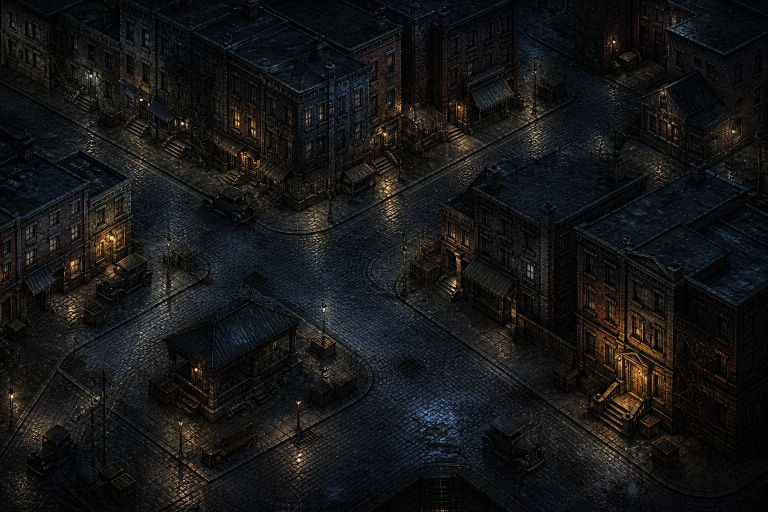
#> input picture ArtSource/Generated/CityDistrict/V2/SableRow/city_sable_row_block_v02.png, 1536 x 1024 px (shown at 1/2 size)
$ python -i build_city_unified_area_v02.py   (imports and definitions only)
#> lines starting #> are read from the running program, lines starting #| are printed output that depends on the picture
#> further down, picture is the input picture: PIL image 1536x1024 RGB; mean R, G, B 22.5, 22.8, 23
### ArtSource/Processing/ie_projection.py
"""Ground projection for RainShadow area art.

Two cameras are defined here, and exactly one is active.

`BGEE` is the target: the Baldur's Gate: EE / Infinity Engine orthographic
camera, which is what the runtime navigation layer already assumes
(`SearchMap.defaultCellSize` 16x12, `ActorLocomotionPacing.verticalProjectionScale`
0.75). Under it every ground line lands on a screen slope of +-0.75 (+-36.87
degrees), a circle on the ground is a 16:12 ellipse, and uprights stay vertical.

`LEGACY_V2` is what the pre-adoption plates were drawn to. Act I city grounds
and the V5 office suite are now on the BG:EE lock, so `ACTIVE` follows them.

Adoption is therefore a single edit *paired with new art*:

    ACTIVE = BGEE

plus re-fitting `office_room_plan` REAR/axis lengths to the new plate and
re-running the sequence in `Documentation/BGEEProjectionMasterRegen.md`.
`qa_ie_projection.py` enforces that the pipeline and `ACTIVE` agree.
"""

from __future__ import annotations

import math
from dataclasses import dataclass

import numpy as np
from PIL import Image, ImageDraw


@dataclass(frozen=True)
class GroundProjection:
    """A fixed orthographic ground camera plus the raster constants drawn to it.

    `ground_foreshorten` is screen-Y per world-Y on the ground plane; it is the
    tangent of the on-screen ground-axis angle and the sine of the camera
    elevation. Everything else either derives from it or is an authored raster
    size that must move with it.
    """

    name: str
    ground_foreshorten: float
    diamond: tuple[int, int]
    cell_rect: tuple[float, float]
    partition_cell_rect: tuple[float, float]
    ring_size: tuple[int, int]
    pip_size: tuple[int, int]
    # Screen-space shears used by the procedural graybox drawers. These were
    # hand-picked for the legacy camera and are not derived from it; under
    # BG:EE they become the real ground slope.
    graybox_skew: float
    fg_wall_skew: float
    # iso_box ground foreshortening as a fraction of width/depth.
    box_depth_frac: float

    @property
    def height_foreshorten(self) -> float:
        return math.sqrt(1.0 - self.ground_foreshorten**2)

    @property
    def elevation_deg(self) -> float:
        return math.degrees(math.asin(self.ground_foreshorten))

    @property
    def ground_axis_deg(self) -> float:
        return math.degrees(math.atan(self.ground_foreshorten))

    @property
    def ground_slope(self) -> float:
        return self.ground_foreshorten

    @property
    def half_step(self) -> tuple[float, float]:
        return (self.diamond[0] / 2.0, self.diamond[1] / 2.0)

    # [4 lines left out: function ellipse_ratio, not called in this run]


# The target. 128x96 spans exactly 8x8 SearchMap cells of 16x12, so the planner
# grid and the runtime grid finally share a ratio.
BGEE = GroundProjection(
    name="bgee",
    ground_foreshorten=0.75,
    diamond=(128, 96),
    cell_rect=(104.0, 78.0),
    # Not scaled with the taller diamond: the partition inset is owned by the
    # painted doorway's plan-b width, and widening it seals the waiting side.
    partition_cell_rect=(40.0, 20.0),
    ring_size=(128, 96),
    pip_size=(64, 48),
    graybox_skew=0.75,
    fg_wall_skew=0.75,
    box_depth_frac=0.375,
)

# What the pre-adoption plates were drawn to. Kept so a revert is one flip.
LEGACY_V2 = GroundProjection(
    name="legacy_v2",
    ground_foreshorten=0.5,
    diamond=(128, 64),
    cell_rect=(104.0, 52.0),
    partition_cell_rect=(40.0, 20.0),
    ring_size=(128, 64),
    pip_size=(64, 32),
    graybox_skew=0.22,
    fg_wall_skew=0.35,
    box_depth_frac=0.25,
)

# ---------------------------------------------------------------------------
# Flip with the on-lock masters. City grounds + office V7 (V5 floor,
# human-scale wall face) are installed.
# ---------------------------------------------------------------------------
ACTIVE: GroundProjection = BGEE

# Active-camera aliases. Pipeline modules use these, so they follow ACTIVE.
GROUND_FORESHORTEN = ACTIVE.ground_foreshorten
GROUND_SLOPE = ACTIVE.ground_slope
HEIGHT_FORESHORTEN = ACTIVE.height_foreshorten
ELEVATION_DEG = ACTIVE.elevation_deg
GROUND_AXIS_DEG = ACTIVE.ground_axis_deg
AZIMUTH_DEG = 45.0

DIAMOND_W, DIAMOND_H = ACTIVE.diamond
HALF_STEP_X, HALF_STEP_Y = ACTIVE.half_step
CELL_RECT = ACTIVE.cell_rect
PARTITION_CELL_RECT = ACTIVE.partition_cell_rect
RING_SIZE = ACTIVE.ring_size
PIP_SIZE = ACTIVE.pip_size
GRAYBOX_SKEW = ACTIVE.graybox_skew
FG_WALL_SKEW = ACTIVE.fg_wall_skew
BOX_DEPTH_FRAC = ACTIVE.box_depth_frac

# GemRB / Infinity Engine searchmap cell and ground-circle ellipse. These are
# runtime facts, already shipped in Swift, and do not depend on ACTIVE.
ELLIPSE_A = 16
ELLIPSE_B = 12

# Plate centre used by the office layout planner.
DEFAULT_ORIGIN_X = 2048.0


# ---------------------------------------------------------------------------
# Axis helpers
# ---------------------------------------------------------------------------

# [58 lines left out: functions axis_with_slope, screen_height, ground_shear_for_height, cell_to_authored, authored_to_cell, not called in this run]


def cell_aabb(x: float, y: float) -> tuple[float, float, float, float]:
    w, h = CELL_RECT
    return (x - w / 2.0, y - h / 2.0, w, h)


def partition_cell_aabb(x: float, y: float) -> tuple[float, float, float, float]:
    w, h = PARTITION_CELL_RECT
    return (x - w / 2.0, y - h / 2.0, w, h)


# ---------------------------------------------------------------------------
# Ground ellipse (selection rings, move markers, floor ripples)
# ---------------------------------------------------------------------------

def is_within_ellipse(dx: float, dy: float, *, a: float = ELLIPSE_A, b: float = ELLIPSE_B) -> bool:
    """GemRB-style ground hit test, relative to the ellipse centre."""
    return (dx * dx) / (a * a) + (dy * dy) / (b * b) <= 1.0


def searchmap_point(x: float, y: float) -> tuple[float, float]:
    """World/plate point to continuous searchmap cell coordinates."""
    return (x / ELLIPSE_A, y / ELLIPSE_B)


# [126 lines left out: functions ground_ellipse_pixels, synthesize_ground_ring, iso_box_points, _self_check, not called in this run]


# [2 lines that do not run on import are left out]

### ArtSource/Processing/build_city_unified_area_v02.py
#!/usr/bin/env python3
"""Build monolithic Infinity-Engine-style city plates from whole-area masters.

The retired ward rebuild corrected and masked each generated lot independently.
That made the camera mathematically self-consistent while visibly stretching
individual buildings, and any failed sky mask printed a square through the
district.  Infinity Engine areas do not work that way: the background is one
pre-rendered painting (TIS tiles are storage), with navigation, cover and doors
authored separately.

This builder therefore applies at most one camera correction to the complete
area.  A restrained high-pass from the previous 8K flatten restores native
street/brick texture without restoring its low-frequency masks or crop seams.

    python3 ArtSource/Processing/build_city_unified_area_v02.py
    python3 ArtSource/Processing/build_city_unified_area_v02.py sable_row --install
"""

from __future__ import annotations

import argparse
import hashlib
import json
import shutil
import sys
from pathlib import Path

import numpy as np
from PIL import Image, ImageChops, ImageFilter

sys.path.insert(0, str(Path(__file__).resolve().parent))
import generate_city_ward_rebuild_v01 as ward
import qa_plate_projection as projection

ROOT = Path(__file__).resolve().parents[2]
MASTERS = ROOT / "ArtSource/Generated/CityDistrict/V2/UnifiedMasters"
DETAIL = ROOT / "ArtSource/Generated/CityDistrict/V2/WardRebuild"
STAGE = ROOT / "ArtSource/Generated/CityDistrict/V2/UnifiedPlates"
ART = ROOT / "RainShadow Shared/Resources/Art/Areas/CityDistrict/V2"
MAPS = ROOT / "RainShadow Shared/Resources/Art/UI/Map"
AREAS = ROOT / "RainShadow Shared/Resources/Areas"

WORLD_SIZE = (4096, 3072)
PLATE_SIZE = (8192, 6144)
PREVIEW_SIZE = (2048, 1536)
TOLERANCE = 1.5
CORRECTION_TARGET = 0.2
DETAIL_RADIUS = 4.8
DETAIL_STRENGTH = 0.42

SLUGS = tuple(ward.DISTRICTS)


# [14 lines left out: functions sha256, install_copy, not called in this run]


def fit_four_three(image: Image.Image) -> Image.Image:
    """Centre-crop uniformly; never resize across aspect ratios."""
    image = image.convert("RGB")
    width, height = image.size
#> width = 1536; height = 1024
    target = 4.0 / 3.0
    ratio = width / height
#> ratio = 1.5
    if abs(ratio - target) < 1e-6:
        return image
    if ratio > target:
        crop_width = int(round(height * target))
#> crop_width = 1365
        x = (width - crop_width) // 2
#> x = 85
        return image.crop((x, 0, x + crop_width, height))
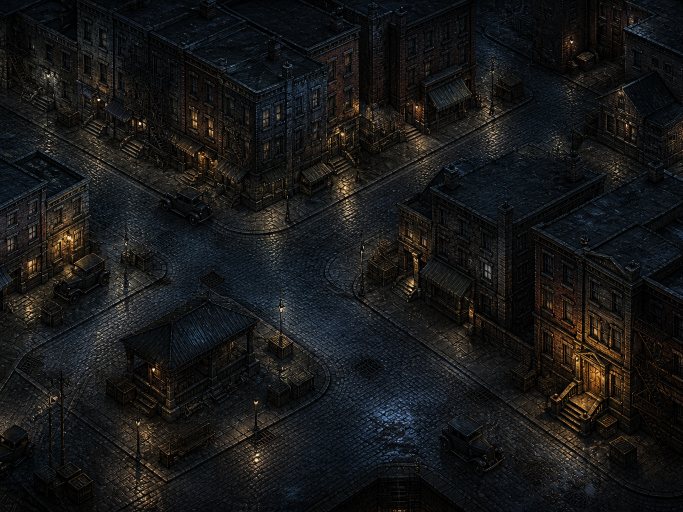
#> returned value: PIL image 1365x1024 RGB (shown at 1/2 size); mean R, G, B 23.4, 23.7, 23.8
    crop_height = int(round(width / target))
    y = (height - crop_height) // 2
    return image.crop((0, y, width, y + crop_height))


# [136 lines left out: functions grade, warp_with_covered_edges, projection_correct, restore_native_detail, build, main, not called in this run]


# [2 lines not run here, left out]

>>> from PIL import Image
>>> picture = Image.open('../Generated/CityDistrict/V2/SableRow/city_sable_row_block_v02.png')
>>> result = fit_four_three(picture)

$ run again, on ArtSource/Generated/CityDistrict/V2/SableRow/city_building_storefront_empty_v01.png
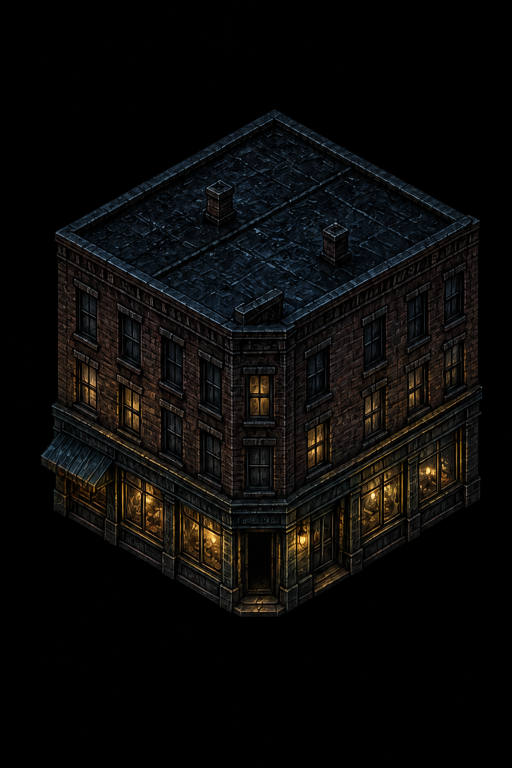
#> input picture ArtSource/Generated/CityDistrict/V2/SableRow/city_building_storefront_empty_v01.png, 1024 x 1536 px (shown at 1/2 size)
#> picture is the input picture: PIL image 1024x1536 RGB; mean R, G, B 10.5, 9.8, 8.8
#> in fit_four_three, `return image.crop((0, y, width, y + crop_height))`:
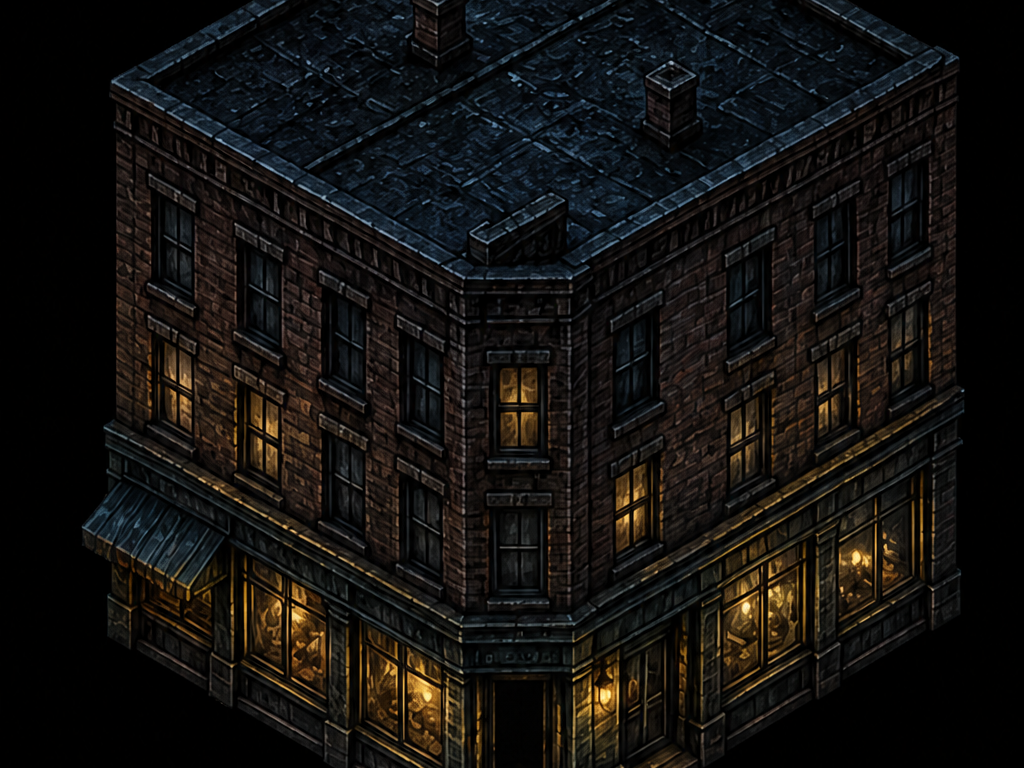
#> returned value: PIL image 1024x768 RGB; mean R, G, B 19.4, 17.7, 15.6

$ run again, on ArtSource/Generated/CityDistrict/V2/SableRow/city_sable_buildings_sheet_v03.png
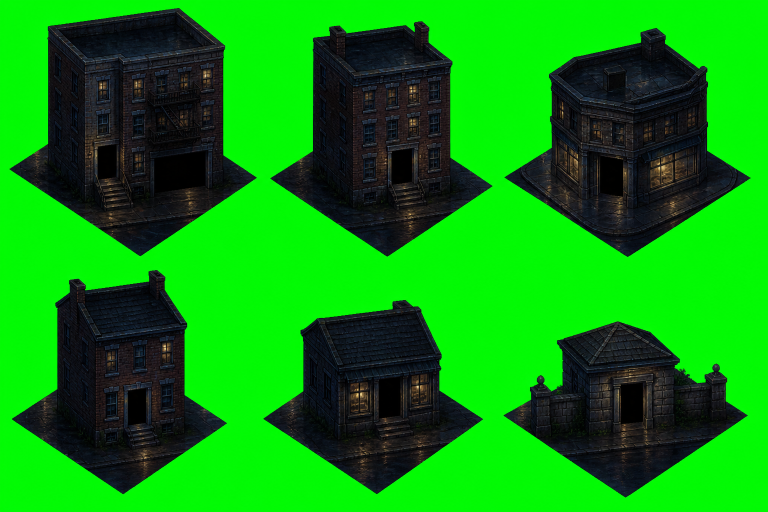
#> input picture ArtSource/Generated/CityDistrict/V2/SableRow/city_sable_buildings_sheet_v03.png, 1536 x 1024 px (shown at 1/2 size)
#> picture is the input picture: PIL image 1536x1024 RGB; mean R, G, B 10.5, 150.6, 13.3
#> in fit_four_three, `return image.crop((x, 0, x + crop_width, height))`:
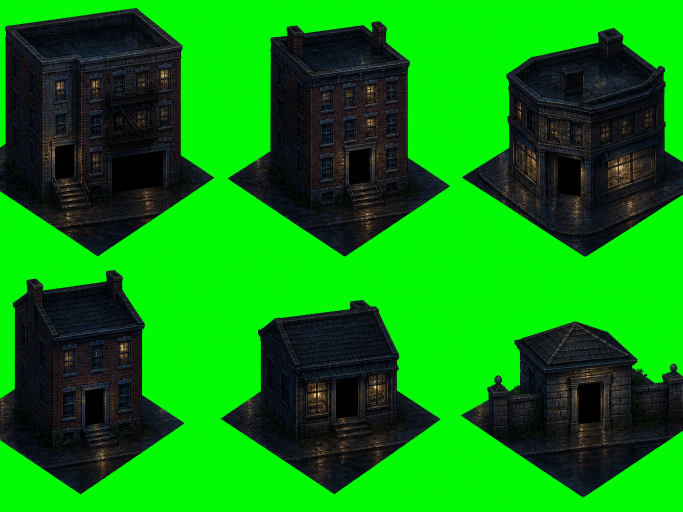
#> returned value: PIL image 1365x1024 RGB (shown at 1/2 size); mean R, G, B 11.4, 139.5, 14.3
